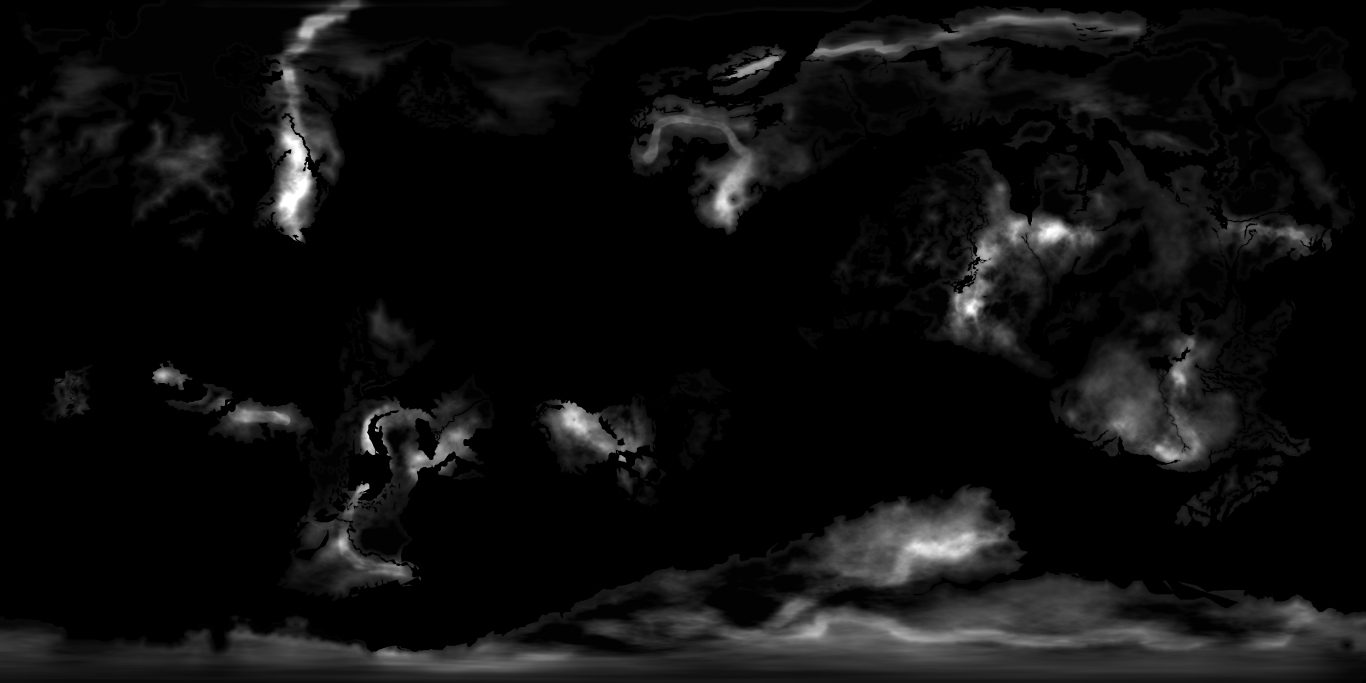
#> input picture web/sim/world/heightmap.png, 4096 x 2048 px (shown at 1/3 size); its folder holds only this picture in this run
$ python bake_topo.py
#> lines starting #> are read from the running program, lines starting #| are printed output that depends on the picture; after the words box and inside, x2 and y2 are one past the last pixel; in counts of white or black regions, pixels touching at a corner belong together
#!/usr/bin/env python3
"""Bake the 3D globe's heightmap into the atlas' topographic layer.

  in : web/sim/world/heightmap.png   4096x2048 8-bit grey, the file the 3D globe imports
                                     (0 = sea, 1..255 = land; the globe's own rule: e = sqrt((v - 1) / 254))
  out: web/tex/topo.png              4096x2048 RGB, read by the atlas shader (js/shaders.js, js/topo.js)
                                     R, G = land height, 16 bit (R * 256 + G) / 65535 * 6 km
                                     B    = 255 on land of the heightmap, 0 at sea (hover readout)

The height is what the globe works with: the grey value goes through the Import page's rule and then through its
elevation -> kilometres curve (elevToHeightKm in sim-src/js/color-map.js, 0 .. 6 km, "the same scale on every planet").
Two things are done on top, only so the picture looks right when it is zoomed in:
  * the land height is carried a few pixels out over the sea (so the coast never fades to zero when the atlas coast
    sits a pixel off the heightmap's coast, and so bilinear lookups never mix in sea);
  * a light blur (sigma 1 px) smooths the 8-bit steps of the source (about 15 m in the lowlands) before they are
    stored with 16 bits, so shaded relief and contour lines do not show terraces.

usage: python tools/bake_topo.py          (needs numpy, SciPy, Pillow)
"""
import pathlib, numpy as np
from PIL import Image
from scipy import ndimage as ndi

ROOT = pathlib.Path(__file__).resolve().parent.parent
SRC = ROOT / 'web' / 'sim' / 'world' / 'heightmap.png'
OUT = ROOT / 'web' / 'tex' / 'topo.png'
H_MAX_KM = 6.0          # the top of the globe's height curve; the same number is TOPO_MAX_KM in web/js/topo.js
CARRY_PX = 6            # land height carried out over the sea
SIGMA_PX = 1.0          # blur

g = np.array(Image.open(SRC).convert('L'))
#> g is the input picture: shape (2048, 4096); min 0, max 255, mean 14.6
land = g >= 1
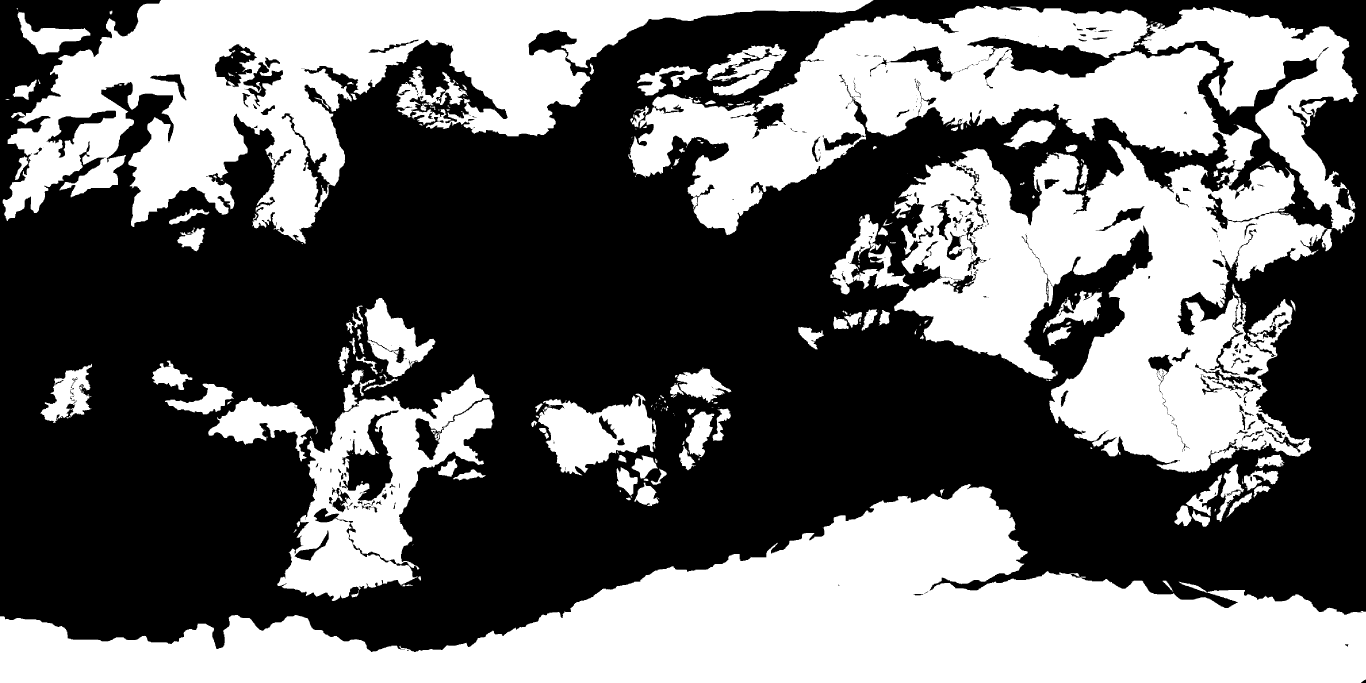
#> land: shape (2048, 4096) bool (shown at 1/3 size); 42.4% white; 343 white regions (170 under 20 px), largest, box (x1, y1, x2, y2) and area: (1885, 18, 3980, 1419) 1163488, (0, 1452, 4096, 2048) 1108193, (8, 0, 2621, 731) 689652
e = np.sqrt(np.maximum(g.astype(np.float32) - 1, 0) / 254)            # the Import page's grey -> elevation rule
t = np.minimum(e, 1)
h = (6 * t ** 4 * (5 - 4 * t)).astype(np.float32)                      # elevToHeightKm for e > 0
h[~land] = 0

# carry the land height out over the sea
dist, (iy, ix) = ndi.distance_transform_edt(~land, return_indices=True)
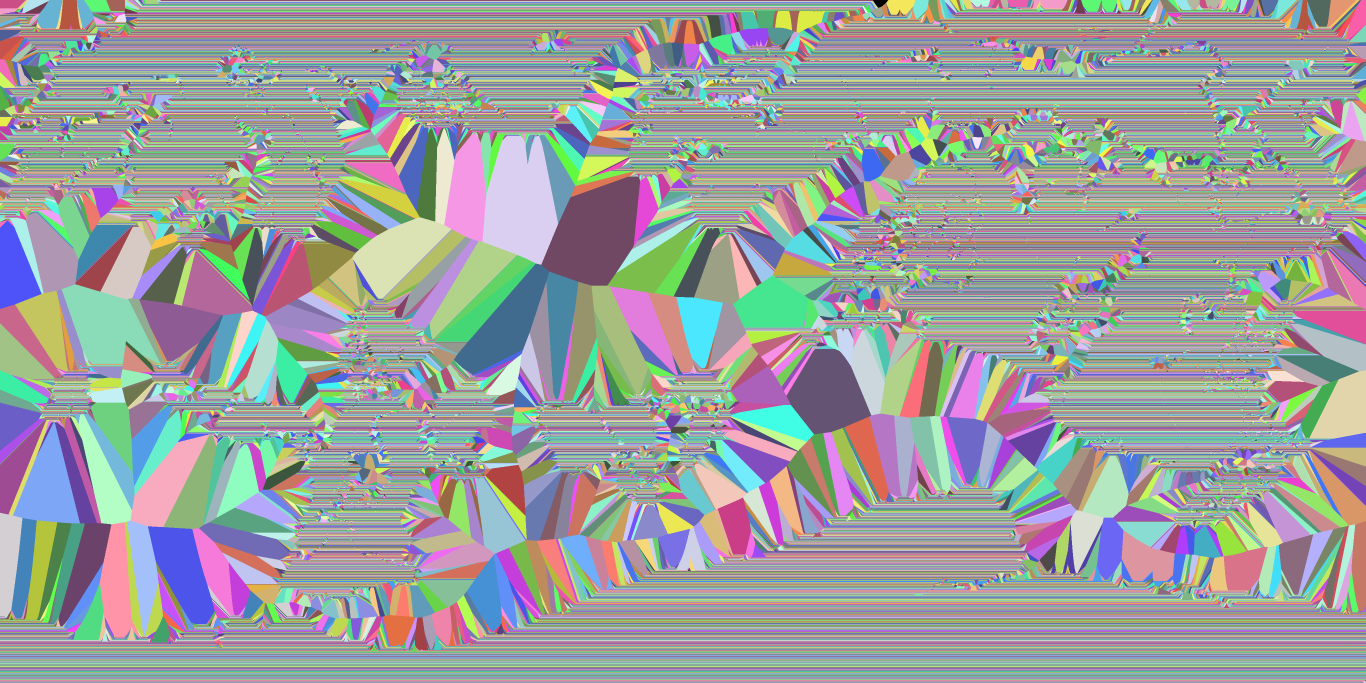
#> iy: shape (2048, 4096) int32 (shown at 1/3 size); 2048 distinct labels, from 0 to 2047; one colour per label, 0 black
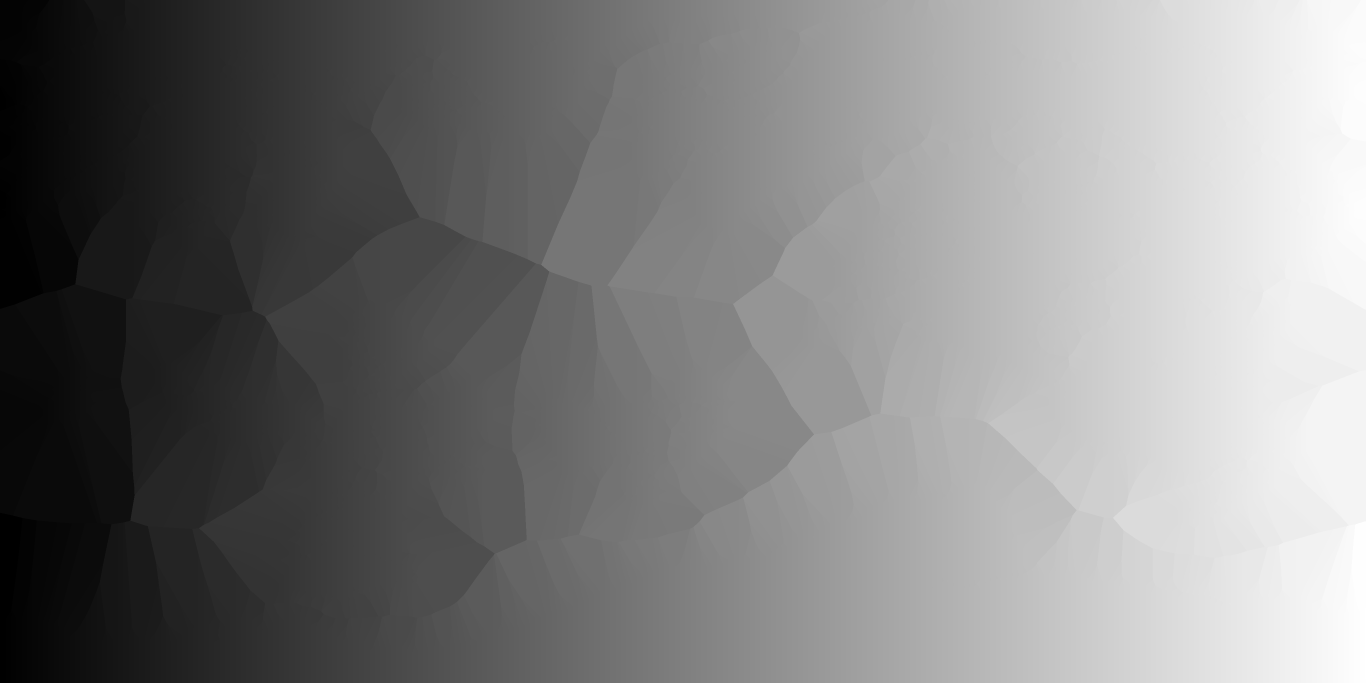
#> ix: shape (2048, 4096) int32 (shown at 1/3 size); min 0, max 4095, mean 2047.4; drawn with min black and max white
near = (~land) & (dist <= CARRY_PX)
#> near: shape (2048, 4096) bool; 6.2% white; 357 white regions (151 under 20 px), largest, box (x1, y1, x2, y2) and area: (1879, 12, 4082, 1586) 198594, (2, 0, 2627, 739) 79299, (619, 888, 1489, 1809) 55020
h[near] = h[iy[near], ix[near]]
band = land | near
#> band: shape (2048, 4096) bool; 48.7% white; 33 white regions, largest, box (x1, y1, x2, y2) and area: (1879, 12, 4082, 1586) 1592174, (0, 1446, 4096, 2048) 1148006, (2, 0, 2627, 739) 793042

# light blur: wraps around in longitude, stays inside the land + carried band
hb = ndi.gaussian_filter(h, sigma=SIGMA_PX, mode=('nearest', 'wrap'))
wb = ndi.gaussian_filter(band.astype(np.float32), sigma=SIGMA_PX, mode=('nearest', 'wrap'))
h = np.where(band & (wb > 1e-3), hb / np.maximum(wb, 1e-3) * band, 0).astype(np.float32)
h = np.clip(h, 0, H_MAX_KM)

v16 = np.rint(h / H_MAX_KM * 65535).astype(np.uint32)
rgb = np.zeros(g.shape + (3,), np.uint8)
rgb[..., 0] = (v16 >> 8).astype(np.uint8)
rgb[..., 1] = (v16 & 255).astype(np.uint8)
rgb[..., 2] = np.where(land, 255, 0).astype(np.uint8)
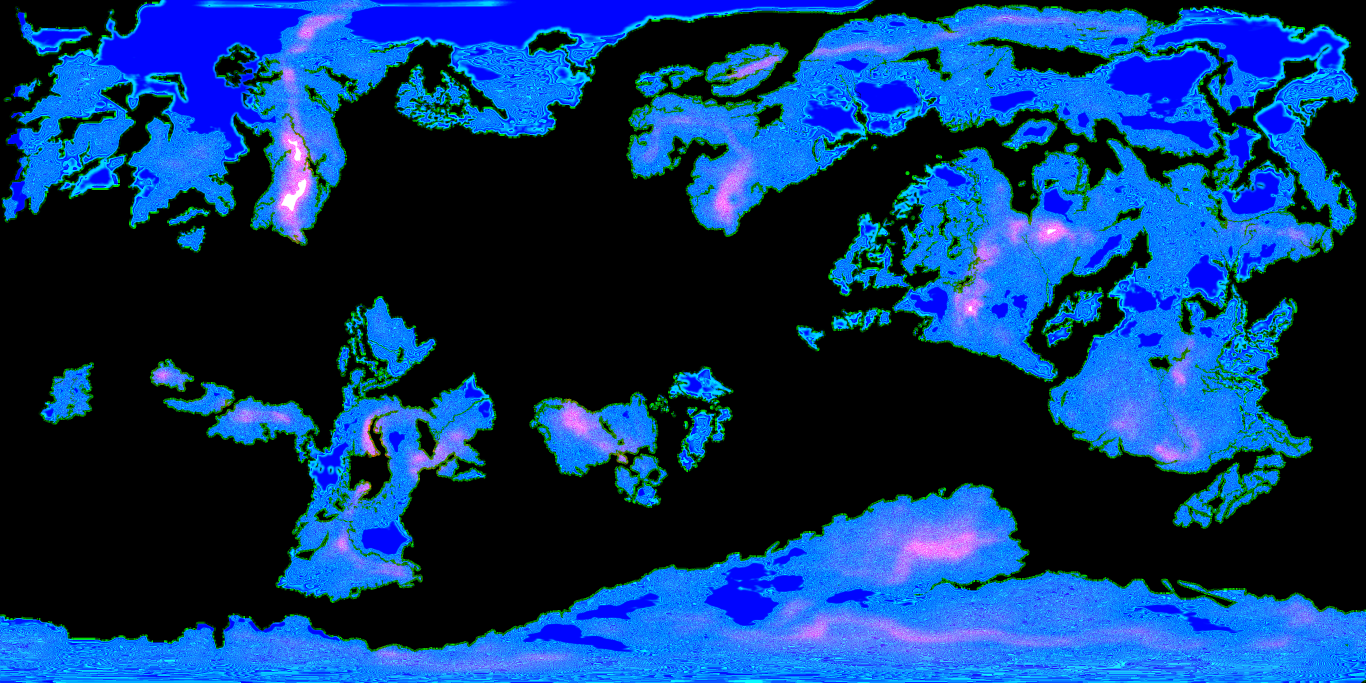
#> rgb: shape (2048, 4096, 3) (shown at 1/3 size); mean of channels 0, 1, 2 10.2, 53.7, 108.2; drawn as R, G, B
Image.fromarray(rgb, 'RGB').save(OUT, optimize=True, compress_level=9)

lh = h[land]
q = np.percentile(lh, [10, 25, 50, 75, 90, 95, 99, 99.9])
#> q = [0.000442, 0.0263, 0.171, 0.657, 1.65, 2.49, 4.72, 6]
#> (the run stopped early here; a loop or call above may not have finished)
